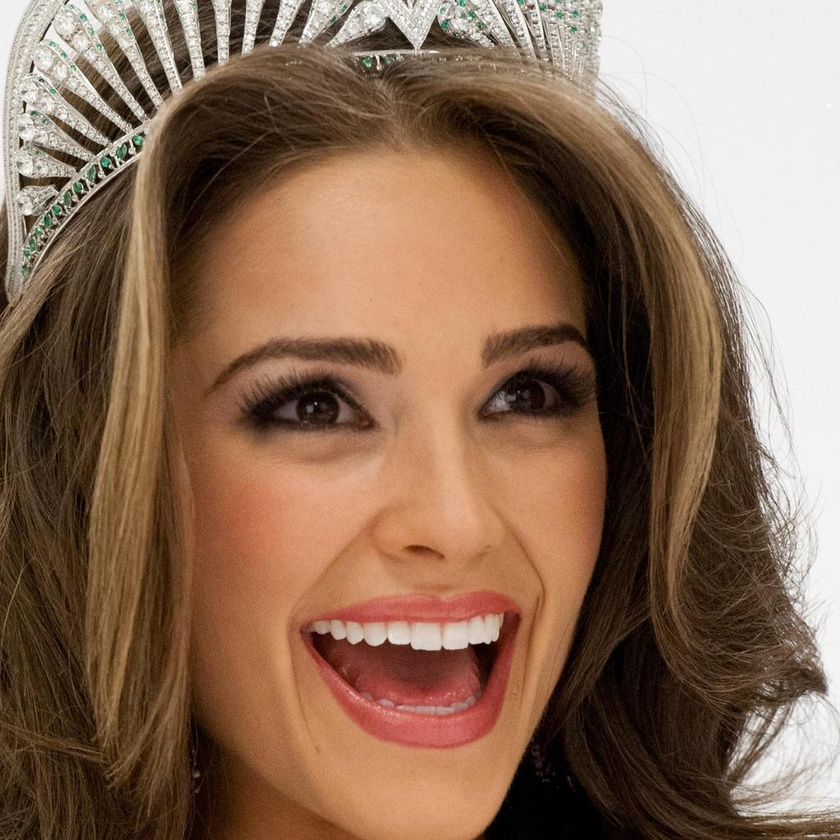
#> input picture IMAGES 1/0.jpg, 840 x 840 px, shrunk from 1024 x 1024 before the run
$ python -i app.py   (imports and definitions only)
#> lines starting #> are read from the running program, lines starting #| are printed output that depends on the picture; after the words box and inside, x2 and y2 are one past the last pixel; in counts of white or black regions, pixels touching at a corner belong together
#> further down, picture is the input picture: shape (840, 840, 3); mean B, G, R 86.8, 107.6, 137.8
from flask import Flask, render_template, request, redirect, url_for, session
from PIL import Image
import cv2
import numpy as np
import random
import os

# [1 line not run here, left out]
# [1 line that did not run here, left out]

# Sample user credentials
users = {'admin': 'admin'}

# [3 lines that did not run here, left out]

# [13 lines that did not run here, left out]

# [13 lines that did not run here, left out]

# [5 lines that did not run here, left out]

# [50 lines that did not run here, left out]

# [12 lines that did not run here, left out]

# [12 lines that did not run here, left out]

# [14 lines that did not run here, left out]

# Segmentation Methods
def original_segmentation(image):
    gray_image = cv2.cvtColor(image, cv2.COLOR_BGR2GRAY)
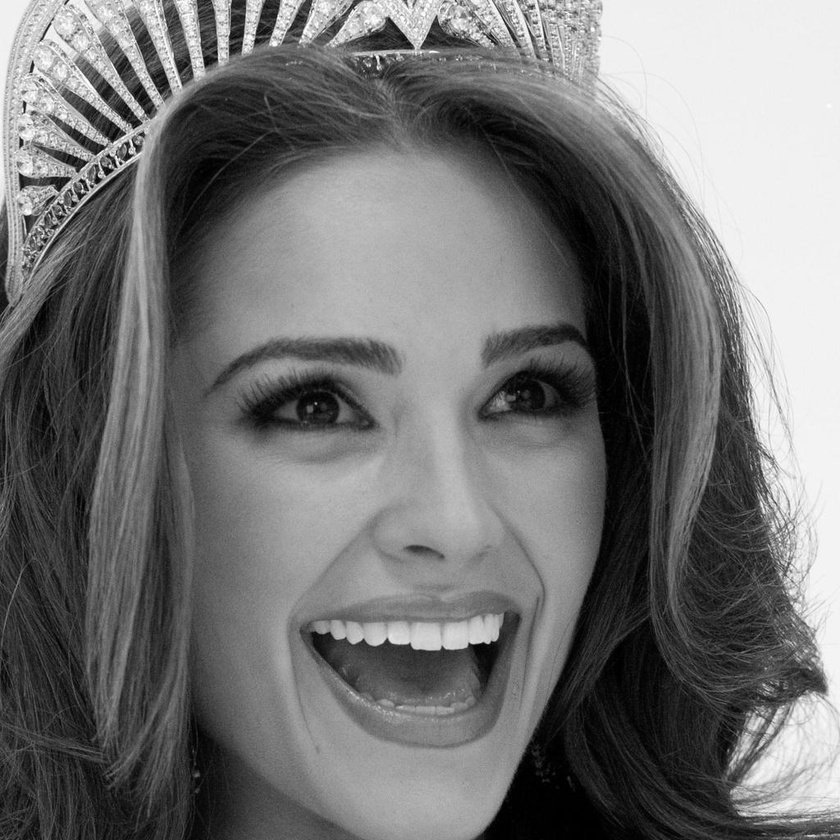
#> gray_image: shape (840, 840); min 0, max 255, mean 114.3
    _, mask = cv2.threshold(gray_image, 127, 255, cv2.THRESH_BINARY)
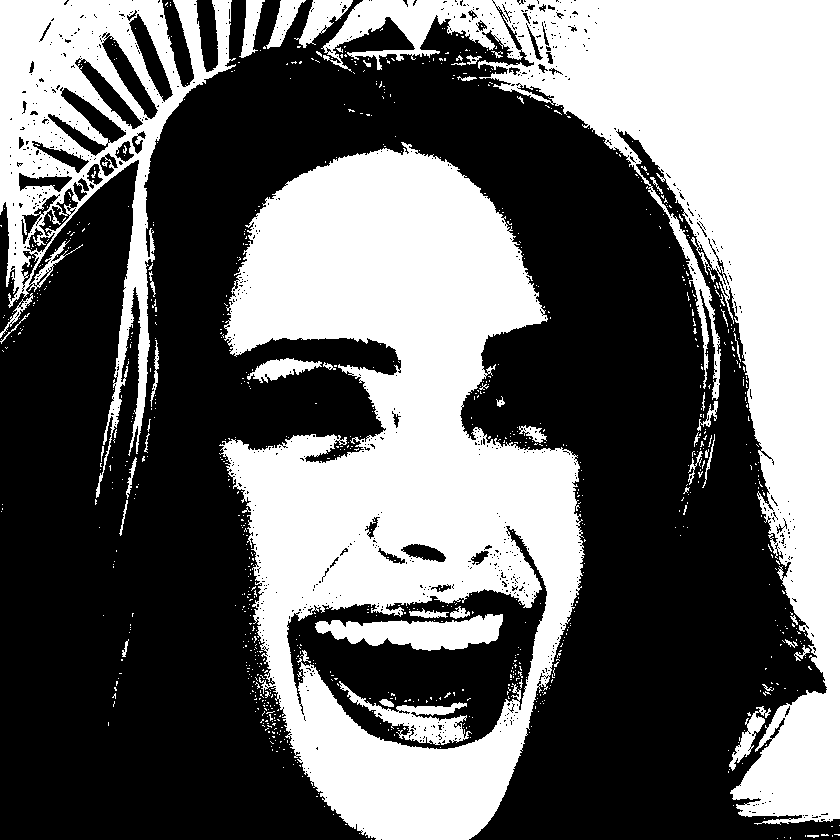
#> mask: shape (840, 840); 42.2% white; 938 white regions (887 under 20 px)
    background = np.full_like(image, (255, 0, 0))  # BGR for blue
    yellow = np.full_like(image, (0, 255, 255))  # BGR for yellow
    segmented_image = np.where(mask[:, :, None] == 255, yellow, background)
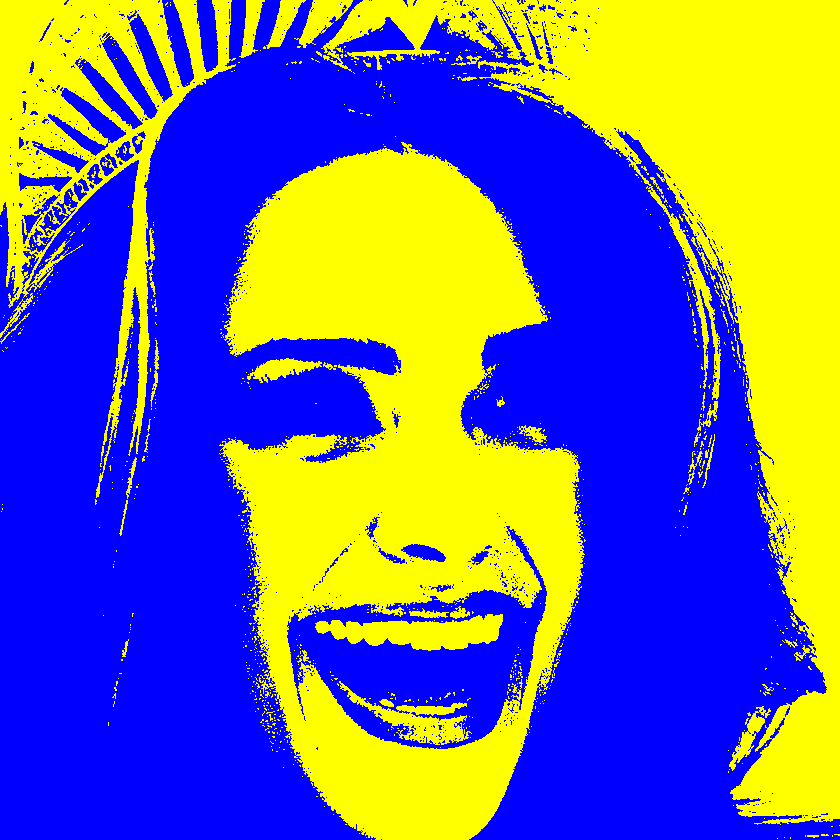
#> segmented_image: shape (840, 840, 3); mean of channels 0, 1, 2 147.3, 107.7, 107.7; drawn as B, G, R
    contours, _ = cv2.findContours(mask, cv2.RETR_EXTERNAL, cv2.CHAIN_APPROX_SIMPLE)
#> contours = 778 contours, 751 with area under 20; largest, box (x1, y1, x2, y2) and area: (219, 142, 585, 840) 164719, (321, 0, 840, 825) 112274, (0, 0, 236, 498) 41952, (294, 0, 353, 48) 1118, (247, 358, 322, 383) 818
    for contour in contours:
        x, y, w, h = cv2.boundingRect(contour)
        cv2.rectangle(segmented_image, (x, y), (x+w, y+h), (0, 0, 255), 2)  # Red rectangle
#> this loop made 778 passes
#> (x, y, w, h) on passes 1, 2, 4: (371, 839, 1, 1), (777, 838, 1, 1), (784, 837, 1, 1)
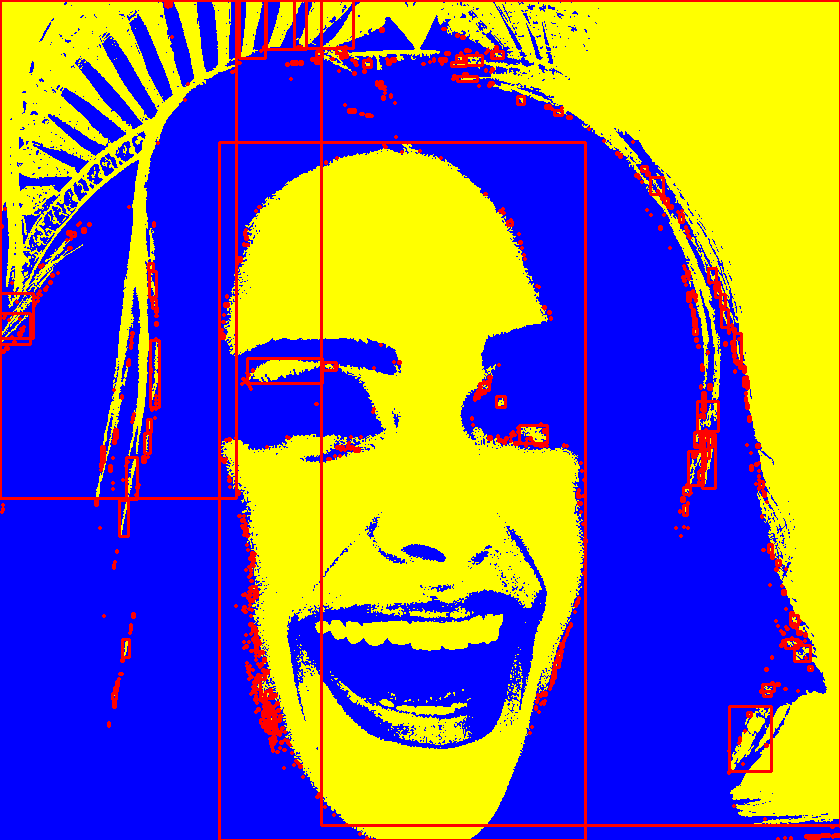
#> segmented_image: shape (840, 840, 3); 5.11% of pixels changed, all inside (x1, y1, x2, y2) = (0, 0, 840, 840); drawn as B, G, R
    detected_classes = generate_random_classes()
    return segmented_image, detected_classes

# [20 lines left out: functions threshold_segmentation, edge_detection_segmentation, kmeans_segmentation, not called in this run]

def generate_random_classes():
    classes = ["Successfully Segmented"]
    return random.sample(classes, 1)

# [3 lines that did not run here, left out]

# [2 lines not run here, left out]

>>> import cv2
>>> picture = cv2.imread('IMAGES 1/0.jpg')
>>> result = original_segmentation(picture)

$ run again, on IMAGES 1/10.jpg
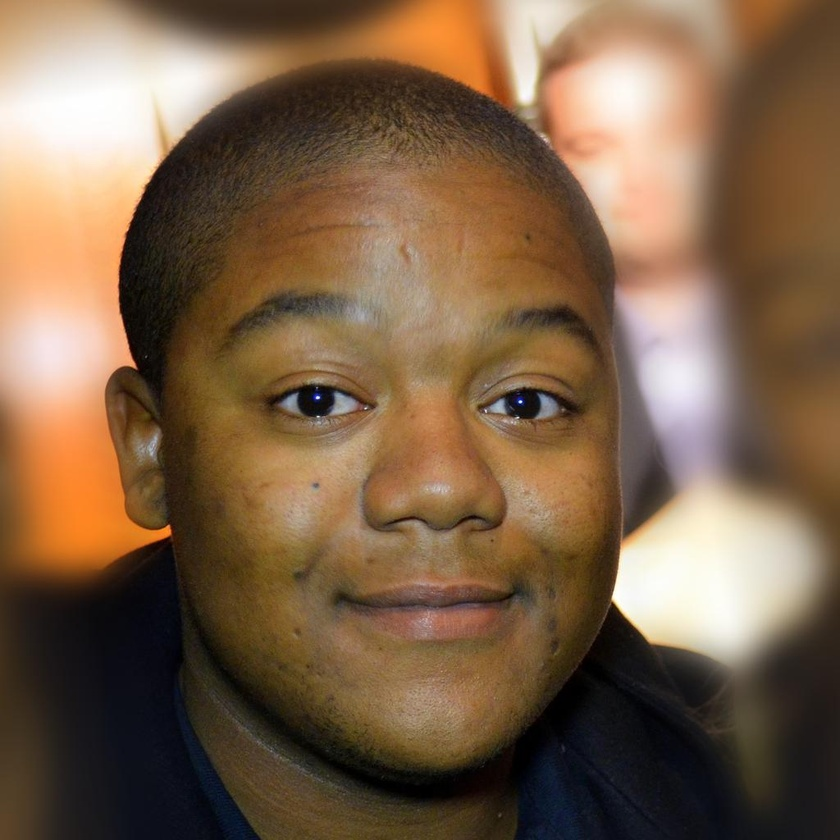
#> input picture IMAGES 1/10.jpg, 840 x 840 px, shrunk from 1024 x 1024 before the run
#> picture is the input picture: shape (840, 840, 3); mean B, G, R 72.6, 97.6, 124.3
#> in original_segmentation, `_, mask = cv2.threshold(gray_image, 127, 255, cv2.THRESH_BINARY)`:
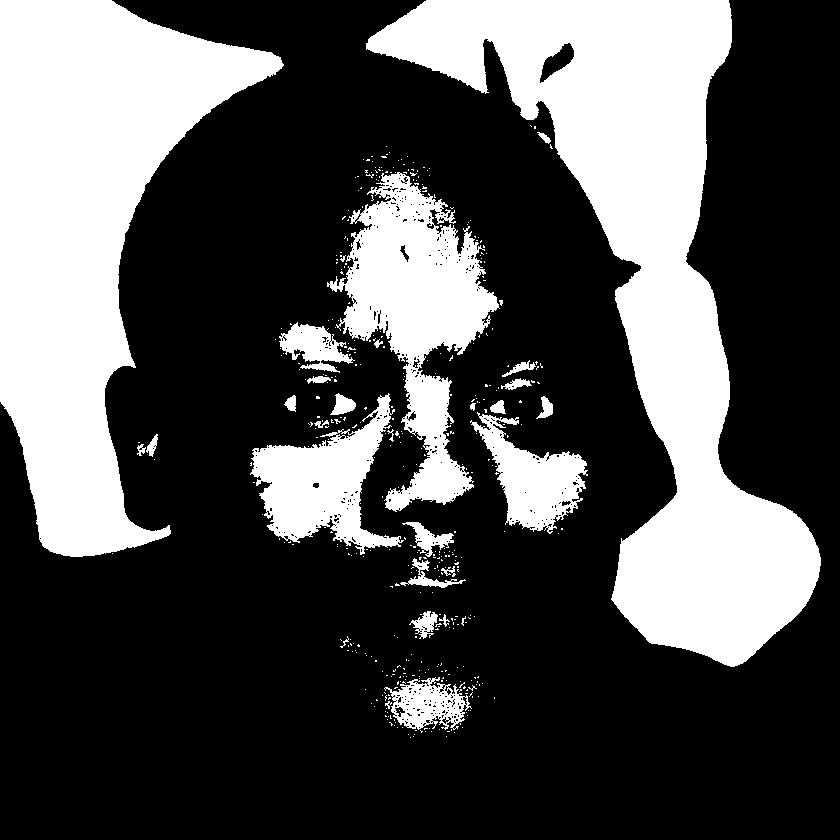
#> mask: shape (840, 840); 31.6% white; 439 white regions (411 under 20 px)
#> contours = 438 contours, 413 with area under 20; largest, box (x1, y1, x2, y2) and area: (366, 0, 821, 667) 93801, (0, 0, 284, 557) 77460, (327, 172, 500, 512) 23726, (250, 393, 404, 555) 10756, (470, 412, 588, 534) 6144
#> the loop in original_segmentation, `for contour in contours:` made 438 passes
#> (x, y, w, h) on passes 1 to 3: (410, 737, 1, 1), (446, 736, 1, 1), (413, 736, 1, 1)
#> after the loop in original_segmentation, `for contour in contours:`:
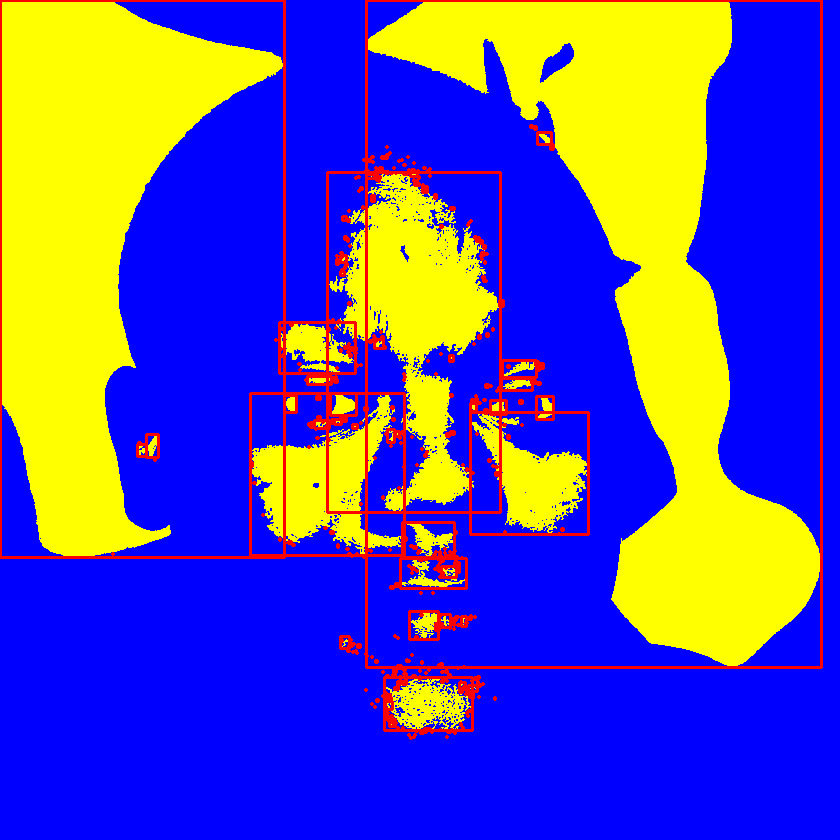
#> segmented_image: shape (840, 840, 3); mean of channels 0, 1, 2 166.3, 78.6, 88.7; drawn as B, G, R

$ run again, on IMAGES 1/11.jpg
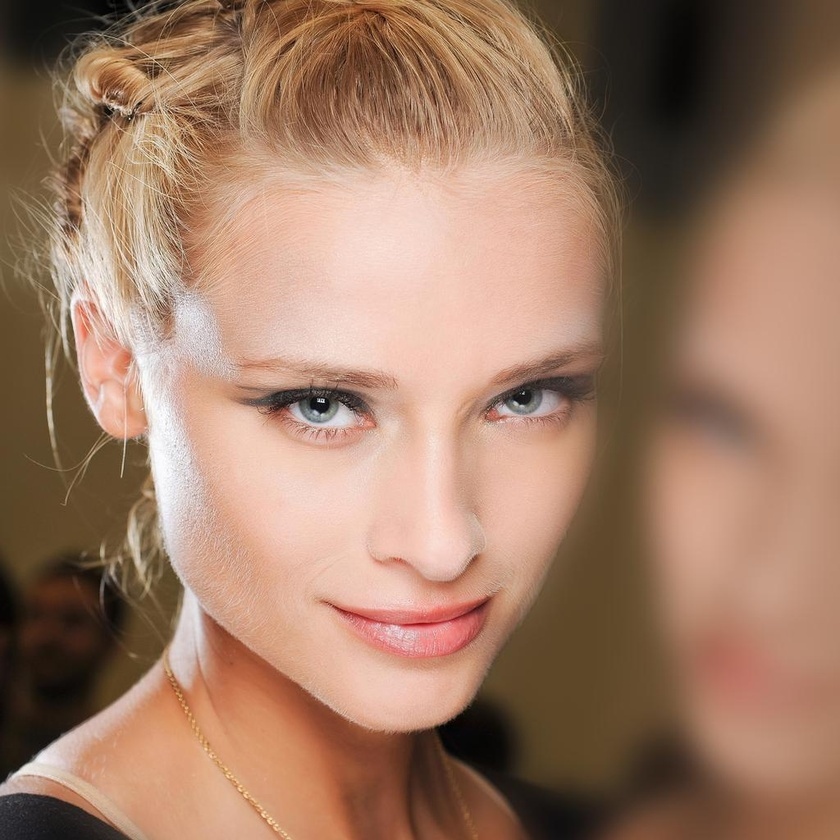
#> input picture IMAGES 1/11.jpg, 840 x 840 px, shrunk from 1024 x 1024 before the run
#> picture is the input picture: shape (840, 840, 3); mean B, G, R 101.8, 123.6, 159.2
#> in original_segmentation, `_, mask = cv2.threshold(gray_image, 127, 255, cv2.THRESH_BINARY)`:
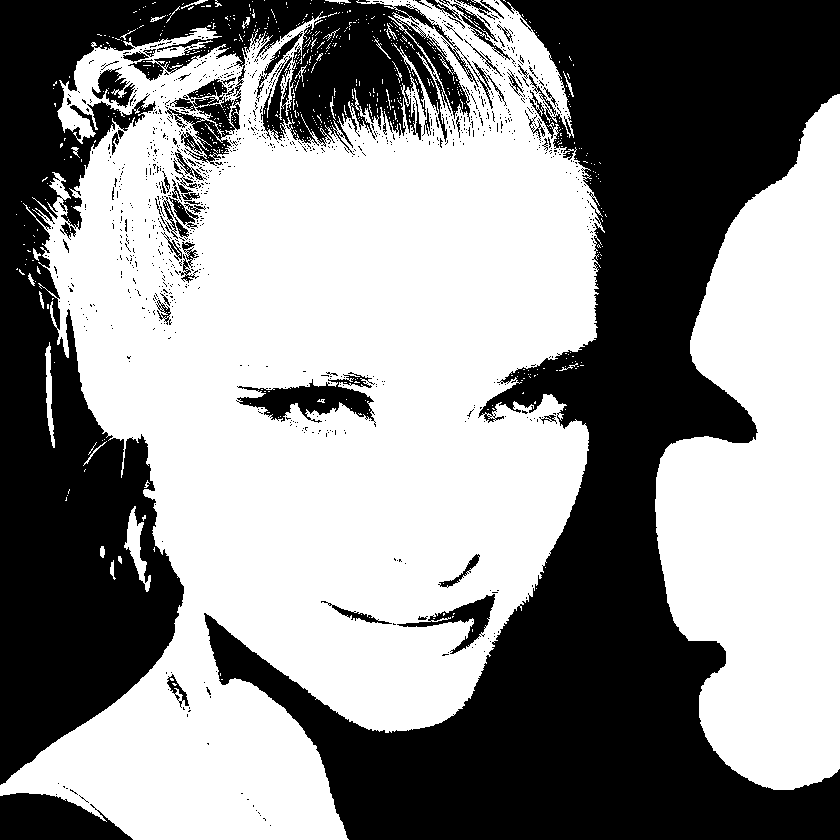
#> mask: shape (840, 840); 56.1% white; 1046 black regions (987 under 20 px)
#> contours = 512 contours, 494 with area under 20; largest, box (x1, y1, x2, y2) and area: (0, 0, 605, 840) 320358, (655, 94, 840, 790) 86620, (124, 506, 151, 592) 695, (45, 342, 55, 448) 384, (110, 560, 116, 580) 36
#> the loop in original_segmentation, `for contour in contours:` made 512 passes
#> (x, y, w, h) on passes 3 to 5: (536, 588, 1, 1), (545, 567, 1, 1), (110, 560, 6, 20)
#> after the loop in original_segmentation, `for contour in contours:`:
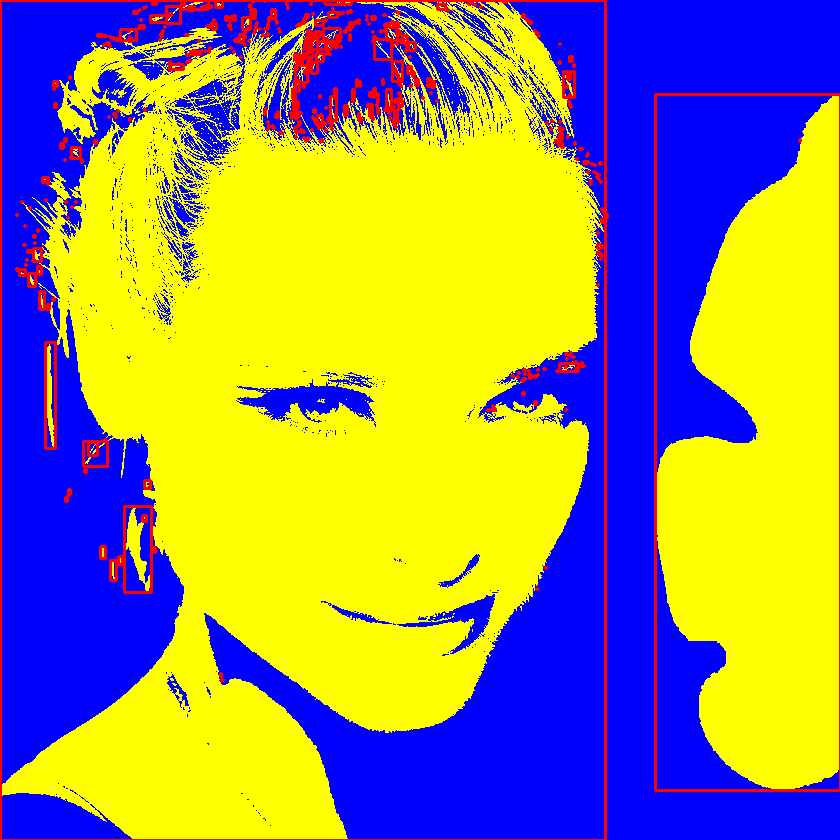
#> segmented_image: shape (840, 840, 3); mean of channels 0, 1, 2 104.8, 141.8, 150.2; drawn as B, G, R
